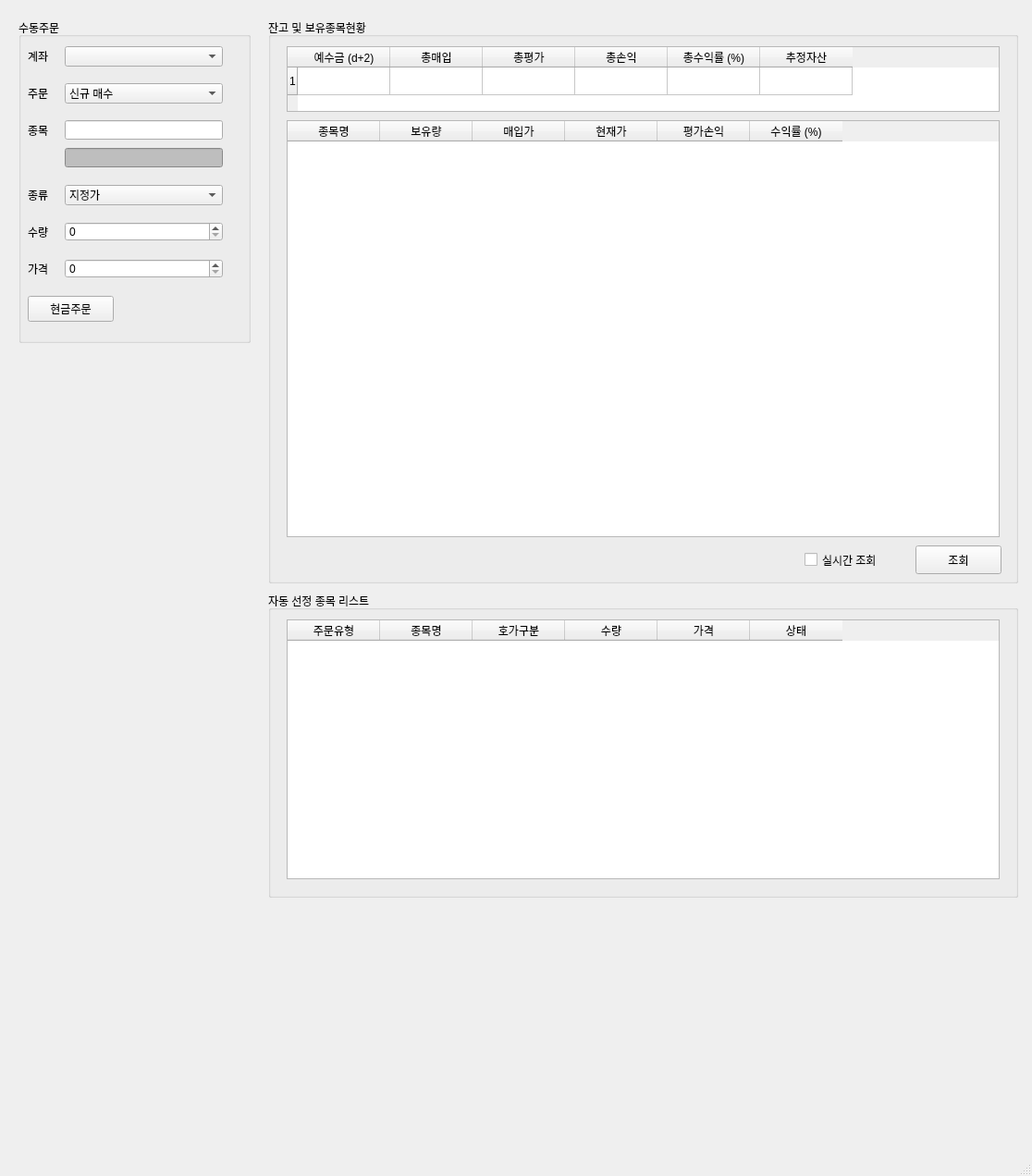
<?xml version="1.0" encoding="UTF-8"?>
<ui version="4.0">
 <class>MainWindow</class>
 <widget class="QMainWindow" name="MainWindow">
  <property name="geometry">
   <rect>
    <x>0</x>
    <y>0</y>
    <width>1116</width>
    <height>1272</height>
   </rect>
  </property>
  <property name="acceptDrops">
   <bool>false</bool>
  </property>
  <property name="windowTitle">
   <string>PyTrader v0.4</string>
  </property>
  <property name="windowIcon">
   <iconset>
    <normaloff>c6a524a91caaeb0ad5868939b8d698f2-chart.png</normaloff>c6a524a91caaeb0ad5868939b8d698f2-chart.png</iconset>
  </property>
  <widget class="QWidget" name="centralwidget">
   <widget class="QGroupBox" name="groupBox">
    <property name="geometry">
     <rect>
      <x>20</x>
      <y>20</y>
      <width>251</width>
      <height>351</height>
     </rect>
    </property>
    <property name="title">
     <string>수동주문</string>
    </property>
    <widget class="QLabel" name="label">
     <property name="geometry">
      <rect>
       <x>10</x>
       <y>30</y>
       <width>64</width>
       <height>21</height>
      </rect>
     </property>
     <property name="text">
      <string>계좌</string>
     </property>
    </widget>
    <widget class="QLabel" name="label_2">
     <property name="geometry">
      <rect>
       <x>10</x>
       <y>70</y>
       <width>64</width>
       <height>21</height>
      </rect>
     </property>
     <property name="text">
      <string>주문</string>
     </property>
    </widget>
    <widget class="QLabel" name="label_3">
     <property name="geometry">
      <rect>
       <x>10</x>
       <y>110</y>
       <width>64</width>
       <height>21</height>
      </rect>
     </property>
     <property name="text">
      <string>종목</string>
     </property>
    </widget>
    <widget class="QLabel" name="label_4">
     <property name="geometry">
      <rect>
       <x>10</x>
       <y>180</y>
       <width>64</width>
       <height>21</height>
      </rect>
     </property>
     <property name="text">
      <string>종류</string>
     </property>
    </widget>
    <widget class="QLabel" name="label_5">
     <property name="geometry">
      <rect>
       <x>10</x>
       <y>220</y>
       <width>64</width>
       <height>21</height>
      </rect>
     </property>
     <property name="text">
      <string>수량</string>
     </property>
    </widget>
    <widget class="QLabel" name="label_6">
     <property name="geometry">
      <rect>
       <x>10</x>
       <y>260</y>
       <width>64</width>
       <height>21</height>
      </rect>
     </property>
     <property name="text">
      <string>가격</string>
     </property>
    </widget>
    <widget class="QComboBox" name="comboBox">
     <property name="geometry">
      <rect>
       <x>50</x>
       <y>30</y>
       <width>171</width>
       <height>22</height>
      </rect>
     </property>
    </widget>
    <widget class="QComboBox" name="comboBox_2">
     <property name="geometry">
      <rect>
       <x>50</x>
       <y>70</y>
       <width>171</width>
       <height>22</height>
      </rect>
     </property>
     <item>
      <property name="text">
       <string>신규 매수</string>
      </property>
     </item>
     <item>
      <property name="text">
       <string>신규 매도</string>
      </property>
     </item>
     <item>
      <property name="text">
       <string>매수 취소</string>
      </property>
     </item>
     <item>
      <property name="text">
       <string>매도 취소</string>
      </property>
     </item>
    </widget>
    <widget class="QComboBox" name="comboBox_3">
     <property name="geometry">
      <rect>
       <x>50</x>
       <y>180</y>
       <width>171</width>
       <height>22</height>
      </rect>
     </property>
     <item>
      <property name="text">
       <string>지정가</string>
      </property>
     </item>
     <item>
      <property name="text">
       <string>시장가</string>
      </property>
     </item>
    </widget>
    <widget class="QLineEdit" name="lineEdit">
     <property name="geometry">
      <rect>
       <x>50</x>
       <y>110</y>
       <width>171</width>
       <height>21</height>
      </rect>
     </property>
    </widget>
    <widget class="QLineEdit" name="lineEdit_2">
     <property name="geometry">
      <rect>
       <x>50</x>
       <y>140</y>
       <width>171</width>
       <height>21</height>
      </rect>
     </property>
     <property name="styleSheet">
      <string notr="true">background-color: rgb(190, 190, 190);</string>
     </property>
    </widget>
    <widget class="QSpinBox" name="spinBox">
     <property name="geometry">
      <rect>
       <x>50</x>
       <y>220</y>
       <width>171</width>
       <height>21</height>
      </rect>
     </property>
     <property name="maximum">
      <number>1000000000</number>
     </property>
    </widget>
    <widget class="QSpinBox" name="spinBox_2">
     <property name="geometry">
      <rect>
       <x>50</x>
       <y>260</y>
       <width>171</width>
       <height>21</height>
      </rect>
     </property>
     <property name="maximum">
      <number>1000000000</number>
     </property>
     <property name="singleStep">
      <number>50</number>
     </property>
    </widget>
    <widget class="QPushButton" name="pushButton">
     <property name="geometry">
      <rect>
       <x>10</x>
       <y>300</y>
       <width>93</width>
       <height>28</height>
      </rect>
     </property>
     <property name="text">
      <string>현금주문</string>
     </property>
    </widget>
   </widget>
   <widget class="QGroupBox" name="groupBox_2">
    <property name="geometry">
     <rect>
      <x>290</x>
      <y>20</y>
      <width>811</width>
      <height>611</height>
     </rect>
    </property>
    <property name="title">
     <string>잔고 및 보유종목현황</string>
    </property>
    <widget class="QTableWidget" name="tableWidget">
     <property name="geometry">
      <rect>
       <x>20</x>
       <y>30</y>
       <width>771</width>
       <height>71</height>
      </rect>
     </property>
     <property name="rowCount">
      <number>1</number>
     </property>
     <row/>
     <column>
      <property name="text">
       <string>예수금 (d+2)</string>
      </property>
     </column>
     <column>
      <property name="text">
       <string>총매입</string>
      </property>
     </column>
     <column>
      <property name="text">
       <string>총평가</string>
      </property>
     </column>
     <column>
      <property name="text">
       <string>총손익</string>
      </property>
     </column>
     <column>
      <property name="text">
       <string>총수익률 (%)</string>
      </property>
     </column>
     <column>
      <property name="text">
       <string>추정자산</string>
      </property>
     </column>
    </widget>
    <widget class="QTableWidget" name="tableWidget_2">
     <property name="geometry">
      <rect>
       <x>20</x>
       <y>110</y>
       <width>771</width>
       <height>451</height>
      </rect>
     </property>
     <column>
      <property name="text">
       <string>종목명</string>
      </property>
     </column>
     <column>
      <property name="text">
       <string>보유량</string>
      </property>
     </column>
     <column>
      <property name="text">
       <string>매입가</string>
      </property>
     </column>
     <column>
      <property name="text">
       <string>현재가</string>
      </property>
     </column>
     <column>
      <property name="text">
       <string>평가손익</string>
      </property>
     </column>
     <column>
      <property name="text">
       <string>수익률 (%)</string>
      </property>
     </column>
    </widget>
    <widget class="QPushButton" name="pushButton_2">
     <property name="geometry">
      <rect>
       <x>700</x>
       <y>570</y>
       <width>93</width>
       <height>31</height>
      </rect>
     </property>
     <property name="text">
      <string>조회</string>
     </property>
    </widget>
    <widget class="QCheckBox" name="checkBox">
     <property name="geometry">
      <rect>
       <x>580</x>
       <y>570</y>
       <width>101</width>
       <height>31</height>
      </rect>
     </property>
     <property name="text">
      <string>실시간 조회</string>
     </property>
    </widget>
   </widget>
   <widget class="QGroupBox" name="groupBox_3">
    <property name="geometry">
     <rect>
      <x>290</x>
      <y>640</y>
      <width>811</width>
      <height>331</height>
     </rect>
    </property>
    <property name="title">
     <string>자동 선정 종목 리스트</string>
    </property>
    <widget class="QTableWidget" name="tableWidget_3">
     <property name="geometry">
      <rect>
       <x>20</x>
       <y>30</y>
       <width>771</width>
       <height>281</height>
      </rect>
     </property>
     <column>
      <property name="text">
       <string>주문유형</string>
      </property>
     </column>
     <column>
      <property name="text">
       <string>종목명</string>
      </property>
     </column>
     <column>
      <property name="text">
       <string>호가구분</string>
      </property>
     </column>
     <column>
      <property name="text">
       <string>수량</string>
      </property>
     </column>
     <column>
      <property name="text">
       <string>가격</string>
      </property>
     </column>
     <column>
      <property name="text">
       <string>상태</string>
      </property>
     </column>
    </widget>
   </widget>
  </widget>
  <widget class="QMenuBar" name="menubar">
   <property name="geometry">
    <rect>
     <x>0</x>
     <y>0</y>
     <width>1116</width>
     <height>26</height>
    </rect>
   </property>
  </widget>
  <widget class="QStatusBar" name="statusbar"/>
 </widget>
 <resources/>
 <connections/>
</ui>
